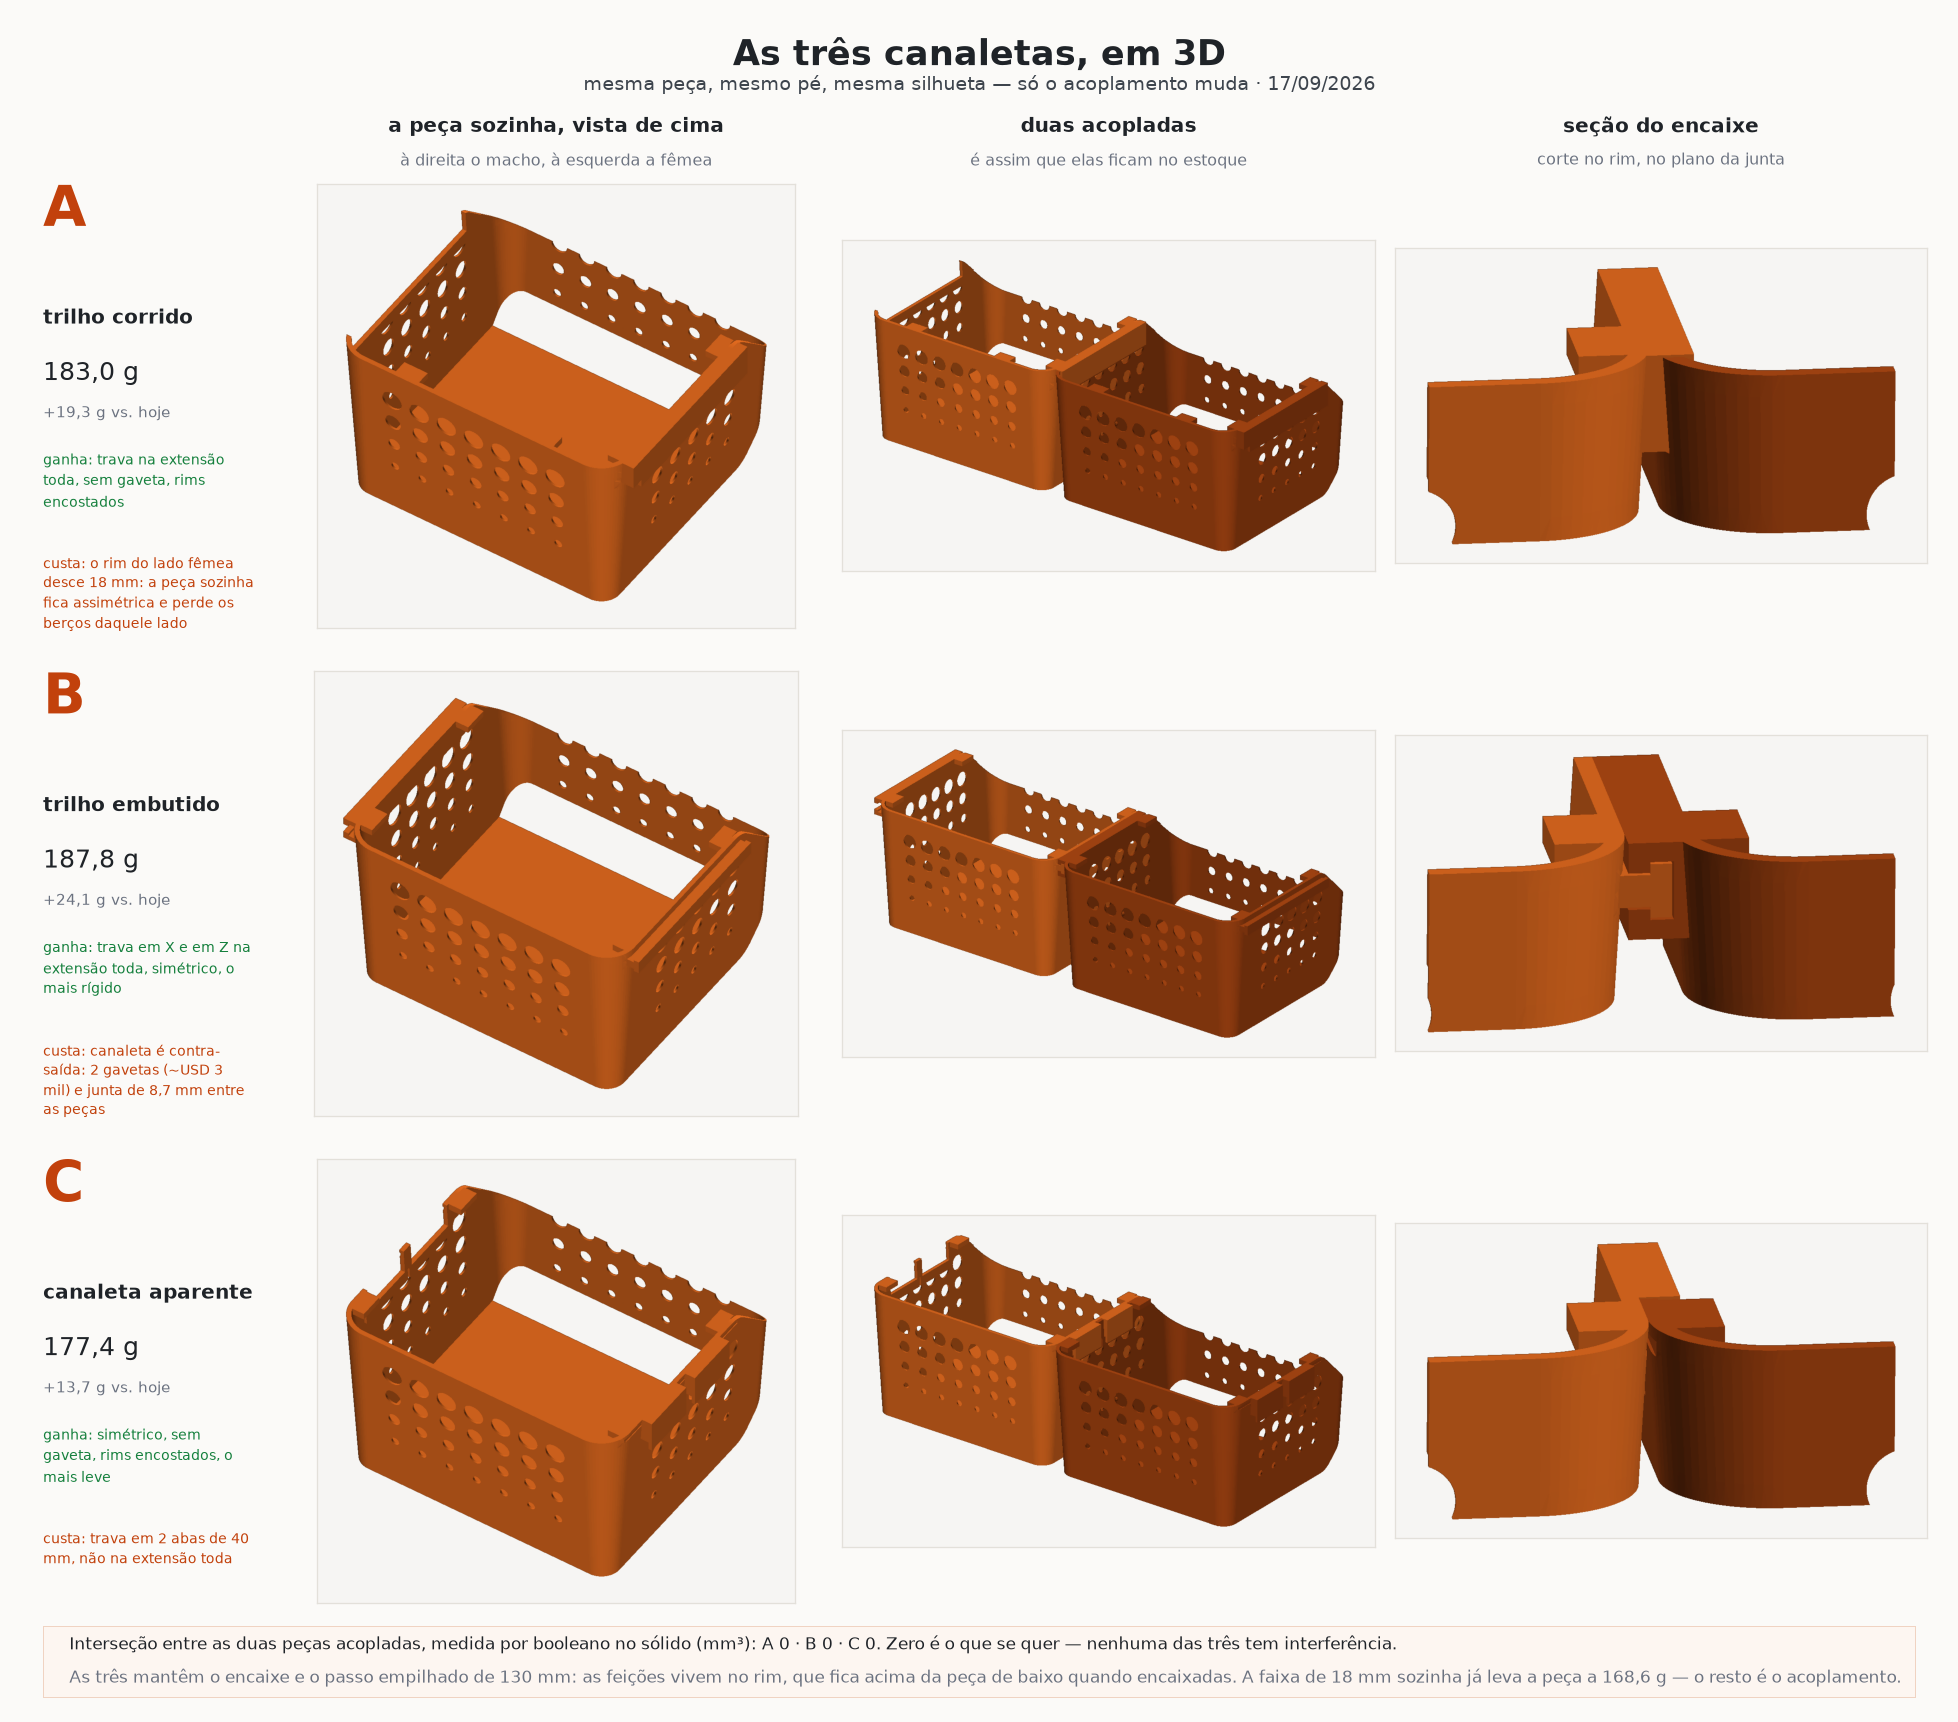

Write Python code to recreate this figure.
#!/usr/bin/env python3
"""Gera as tres opcoes de canaleta em 3D e monta a folha de comparacao visual.

A - trilho corrido: trilho saliente de ponta a ponta de um lado, rim rebaixado
    do outro. Trava na extensao toda, sem gaveta, mas a peca fica assimetrica.
B - trilho embutido: lingueta de um lado, canaleta com boca estreita e bolso
    largo do outro. Simetrico e o mais rigido, mas a canaleta e contra-saida
    -> exige 2 gavetas laterais, e a junta fica com 8,7 mm.
C - canaleta aparente: risco corrido nas duas laterais + 2 abas com gancho de um
    lado e 2 janelas do outro. Simetrico, sem gaveta, rims encostados.

Uso:  python3 variantes.py
"""
import os
import textwrap
import time

import numpy as np
import trimesh
from build123d import Box, Pos, export_step, export_stl

import modelo3d as M
import render

DEST = os.path.dirname(os.path.abspath(__file__))
COR_A = (0.93, 0.44, 0.13)
COR_B = (0.72, 0.30, 0.08)

OPCOES = [
    ("A", "trilho corrido",
     "trava na extensão toda, sem gaveta, rims encostados",
     "o rim do lado fêmea desce 18 mm: a peça sozinha fica assimétrica "
     "e perde os berços daquele lado"),
    ("B", "trilho embutido",
     "trava em X e em Z na extensão toda, simétrico, o mais rígido",
     "canaleta é contra-saída: 2 gavetas (~USD 3 mil) e junta de 8,7 mm "
     "entre as peças"),
    ("C", "canaleta aparente",
     "simétrico, sem gaveta, rims encostados, o mais leve",
     "trava em 2 abas de 40 mm, não na extensão toda"),
]
Z_SEC, Y_SEC = 100.0, 30.0     # janela da secao do encaixe


def malha(p, nome):
    export_stl(p, os.path.join(DEST, f"var-{nome}.stl"))
    return trimesh.load(os.path.join(DEST, f"var-{nome}.stl"))


def secao(p, passo):
    """Recorta as duas pecas acopladas num bloco, para a vista de secao.

    Feito por booleano no solido (nao na malha) para as faces de corte saírem
    fechadas -- malha aberta renderiza como buraco.
    """
    jx = passo / 2
    bloco = Pos(jx, (Y_SEC + 130) / 2, (Z_SEC + 135) / 2) * \
        Box(84.0, 130 - Y_SEC, 135 - Z_SEC)
    return p & bloco, (Pos(passo, 0, 0) * p) & bloco


def main():
    # referencia: a mesma peca com a faixa de 18 mm e nenhuma feicao, para
    # separar o custo da faixa do custo do acoplamento
    pr, _ = M.cesto(None, h_rim=M.H_BANDA)
    ref = pr.volume * M.RHO
    print(f"referencia: faixa de 10 mm = 163,7 g | faixa de {M.H_BANDA:.0f} mm "
          f"= {ref:.1f} g")

    dados = {}
    for letra, _, _, _ in OPCOES:
        t0 = time.time()
        p, n = M.cesto(letra)
        peso = p.volume * M.RHO
        passo = M.passo_acoplado(letra)
        export_step(p, os.path.join(DEST, f"var-{letra}.step"))
        m = malha(p, letra)
        mb = m.copy(); mb.apply_translation([passo, 0, 0])

        inter = (p & (Pos(passo, 0, 0) * p)).volume
        sa, sb = secao(p, passo)
        ma, mbs = malha(sa, f"{letra}-sa"), malha(sb, f"{letra}-sb")

        vistas = {
            "peca": ([(m, COR_A)], (-0.60, -0.90, -1.10)),
            "par": ([(m, COR_A), (mb, COR_B)], (-0.90, -1.20, -0.75)),
            "det": ([(ma, COR_A), (mbs, COR_B)], (0.12, -1.00, -0.30)),
        }
        for nome, (cena, d) in vistas.items():
            render.salvar(render.render(cena, direcao=d, largura=1150),
                          os.path.join(DEST, f"var-{letra}-{nome}.png"))
        dados[letra] = dict(peso=peso, furos=n, inter=inter, passo=passo)
        print(f"{letra}: peso {peso:6.1f} g ({peso-ref:+5.1f} vs faixa nua) | "
              f"passo {passo:.1f} | interferencia {inter:8.1f} mm3 | "
              f"{time.time()-t0:5.0f} s")

    folha(dados, ref)


def folha(dados, ref):
    import matplotlib
    matplotlib.use("Agg")
    import matplotlib.pyplot as plt
    from matplotlib.patches import Rectangle
    from PIL import Image

    TINTA, CINZA, NOVO, VERDE = "#1f2328", "#6b7280", "#c2410c", "#15803d"
    fig = plt.figure(figsize=(16.6, 14.6), facecolor="#fbfaf8")
    fig.text(0.5, 0.978, "As três canaletas, em 3D", ha="center", va="top",
             fontsize=21.5, color=TINTA, weight="bold")
    fig.text(0.5, 0.956, "mesma peça, mesmo pé, mesma silhueta — só o "
             "acoplamento muda · 17/09/2026", ha="center", va="top",
             fontsize=11.5, color="#3d444d")
    cols = [("peca", "a peça sozinha, vista de cima",
             "à direita o macho, à esquerda a fêmea"),
            ("par", "duas acopladas", "é assim que elas ficam no estoque"),
            ("det", "seção do encaixe",
             "corte no rim, no plano da junta")]
    x0, larg, gap = 0.148, 0.272, 0.010
    for j, (_, tit, sub) in enumerate(cols):
        cx = x0 + j * (larg + gap) + larg / 2
        fig.text(cx, 0.932, tit, ha="center", va="top", fontsize=12.5,
                 color=TINTA, weight="bold")
        fig.text(cx, 0.911, sub, ha="center", va="top", fontsize=9.5, color=CINZA)

    h = 0.258
    for i, (letra, nome, ganha, custa) in enumerate(OPCOES):
        y = 0.635 - i * 0.283
        tx = fig.add_axes([0.022, y, 0.118, h]); tx.axis("off")
        tx.set_xlim(0, 1); tx.set_ylim(0, 1)
        d = dados[letra]
        tx.text(0, 1.0, letra, fontsize=34, color=NOVO, weight="bold", va="top")
        tx.text(0, 0.72, nome, fontsize=12.5, color=TINTA, weight="bold", va="top")
        tx.text(0, 0.60, f"{d['peso']:.1f}".replace(".", ",") + " g",
                fontsize=15, color=TINTA, va="top")
        tx.text(0, 0.50, f"{d['peso']-163.7:+.1f}".replace(".", ",") +
                " g vs. hoje", fontsize=9.2, color=CINZA, va="top")
        tx.text(0, 0.40, "\n".join(textwrap.wrap("ganha: " + ganha, 28)),
                fontsize=8.6, color=VERDE, va="top", linespacing=1.45)
        tx.text(0, 0.17, "\n".join(textwrap.wrap("custa: " + custa, 28)),
                fontsize=8.6, color=NOVO, va="top", linespacing=1.45)
        for j, (col, _, _) in enumerate(cols):
            ax = fig.add_axes([x0 + j * (larg + gap), y, larg, h])
            ax.imshow(np.asarray(Image.open(
                os.path.join(DEST, f"var-{letra}-{col}.png"))))
            ax.set_xticks([]); ax.set_yticks([])
            for s in ax.spines.values():
                s.set_color("#e3e0da")

    bx = fig.add_axes([0.022, 0.014, 0.956, 0.042]); bx.axis("off")
    bx.set_xlim(0, 1); bx.set_ylim(0, 1)
    bx.add_patch(Rectangle((0, 0), 1, 1, transform=bx.transAxes,
                           facecolor="#fdf6f1", edgecolor="#f0d3c2", lw=1.2))
    it = " · ".join(f"{k} {v['inter']:.0f}" for k, v in dados.items())
    bx.text(0.014, 0.74, "Interseção entre as duas peças acopladas, medida por "
            f"booleano no sólido (mm³): {it}. Zero é o que se quer — nenhuma "
            "das três tem interferência.", fontsize=10.2, color=TINTA, va="center")
    bx.text(0.014, 0.28, "As três mantêm o encaixe e o passo empilhado de 130 mm: "
            "as feições vivem no rim, que fica acima da peça de baixo quando "
            "encaixadas. A faixa de 18 mm sozinha já leva a peça a "
            + f"{ref:.1f}".replace(".", ",") + " g — o resto é o acoplamento.",
            fontsize=10.2, color=CINZA, va="center")
    fig.savefig(os.path.join(DEST, "variantes.png"), dpi=118, facecolor="#fbfaf8")
    print("gerado variantes.png")


if __name__ == "__main__":
    main()
